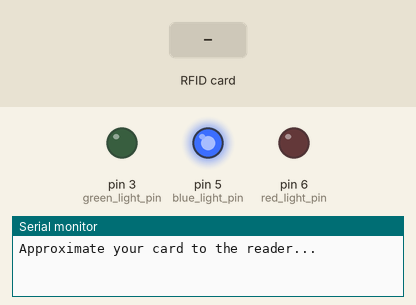
Bench run of a sketch on a simulated Arduino Uno, built with avr-gcc and run on an emulated ATmega328P. Parts: output pins drawn as LEDs (lit = HIGH), the last lines printed to the serial monitor. Inputs (shaded band) come from the test bench. Pins used as bus, display or sensor lines are not drawn.

Above: at 1.2 s.
1.3 s: RFID card 42 32 52 1F held to the reader
At 1.9 s:
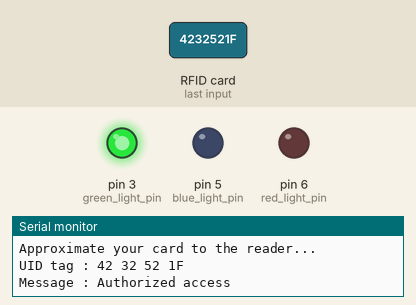
2.8 s: RFID card 5E 7A 19 C4 held to the reader
At 5.6 s:
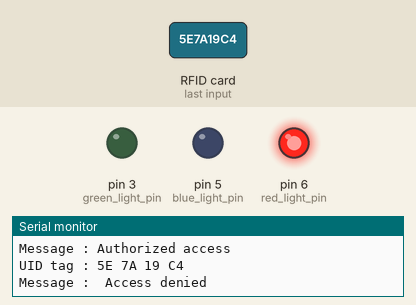
Timing chart, 0 to 7.1 s (numbered marks = the images above; inputs shaded):
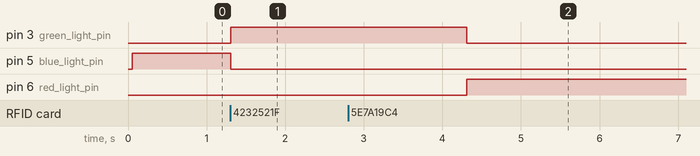

Measured:
- after the input at 1.3 s, pin 3 (green_light_pin): LOW → HIGH at once; pin 5 (blue_light_pin): HIGH → LOW at once
- after the input at 2.8 s, pin 3 (green_light_pin): HIGH → LOW after 1.5 s; pin 6 (red_light_pin): LOW → HIGH after 1.5 s

The sketch:

RDIF.ino
```cpp
#include <SPI.h>
#include <MFRC522.h>

#define SS_PIN 10
#define RST_PIN 9

MFRC522 mfrc522(SS_PIN, RST_PIN);   // Create MFRC522 instance.
const int red_light_pin= 6;
const int green_light_pin = 3;
const int blue_light_pin = 5;
void setup() {
  pinMode(red_light_pin, OUTPUT);
  pinMode(green_light_pin, OUTPUT);
  pinMode(blue_light_pin, OUTPUT);
  Serial.begin(9600);   // Initiate a serial communication
  SPI.begin();      // Initiate  SPI bus
  mfrc522.PCD_Init();   // Initiate MFRC522
  Serial.println("Approximate your card to the reader...");
  Serial.println();
  digitalWrite(red_light_pin, LOW);
  digitalWrite(green_light_pin, LOW);
  digitalWrite(blue_light_pin, HIGH);
}
void loop()
{
  // Look for new cards
  if ( ! mfrc522.PICC_IsNewCardPresent()) {
    return;
  }
  // Select one of the cards
  if ( ! mfrc522.PICC_ReadCardSerial()) {
    return;
  }
  //Show UID on serial monitor
  Serial.print("UID tag :");
  String content= "";
  byte letter;
  for (byte i = 0; i < mfrc522.uid.size; i++)
  {
     Serial.print(mfrc522.uid.uidByte[i] < 0x10 ? " 0" : " ");
     Serial.print(mfrc522.uid.uidByte[i], HEX);
     content.concat(String(mfrc522.uid.uidByte[i] < 0x10 ? " 0" : " "));
     content.concat(String(mfrc522.uid.uidByte[i], HEX));
  }
  Serial.println();
  Serial.print("Message : ");
  content.toUpperCase();
  if (content.substring(1) == "42 32 52 1F") //change here the UID of the card/cards that you want to give access
  {
    Serial.println("Authorized access");
    Serial.println();
    digitalWrite(red_light_pin, LOW);
    digitalWrite(blue_light_pin, LOW);
    digitalWrite(green_light_pin, HIGH);
    delay(3000);
  }

 else   {
    Serial.println(" Access denied");
    digitalWrite(green_light_pin, LOW);
    digitalWrite(blue_light_pin, LOW);
    digitalWrite(red_light_pin, HIGH);
    delay(3000);
  }
}
```
